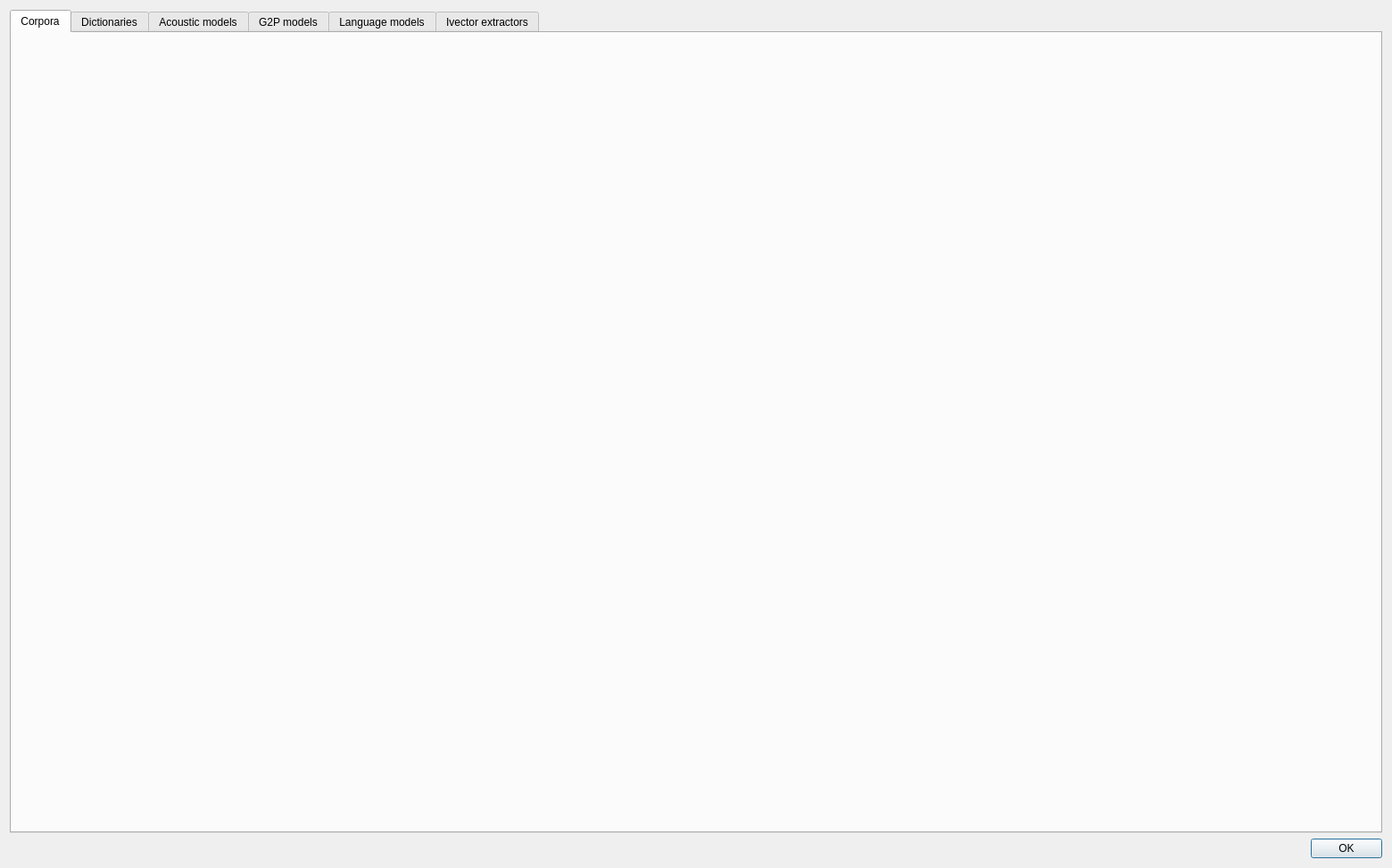
<?xml version="1.0" encoding="UTF-8"?>
<ui version="4.0">
 <class>CorpusManagerDialog</class>
 <widget class="QDialog" name="CorpusManagerDialog">
  <property name="geometry">
   <rect>
    <x>0</x>
    <y>0</y>
    <width>1560</width>
    <height>973</height>
   </rect>
  </property>
  <property name="windowTitle">
   <string>Dialog</string>
  </property>
  <layout class="QVBoxLayout" name="verticalLayout">
   <item>
    <layout class="QHBoxLayout" name="horizontalLayout">
     <item>
      <widget class="QTabWidget" name="tabWidget">
       <property name="currentIndex">
        <number>0</number>
       </property>
       <widget class="QWidget" name="corpusTab">
        <attribute name="title">
         <string>Corpora</string>
        </attribute>
        <layout class="QHBoxLayout" name="horizontalLayout_2">
         <item>
          <widget class="CorpusListWidget" name="corpusListWidget" native="true"/>
         </item>
         <item>
          <widget class="CorpusDetailWidget" name="corpusDetailWidget" native="true"/>
         </item>
        </layout>
       </widget>
       <widget class="QWidget" name="dictionaryTab">
        <attribute name="title">
         <string>Dictionaries</string>
        </attribute>
        <layout class="QHBoxLayout" name="horizontalLayout_3">
         <item>
          <widget class="DictionaryModelListWidget" name="dictionaryListWidget" native="true"/>
         </item>
         <item>
          <widget class="DictionaryModelDetailWidget" name="dictionaryDetailWidget" native="true"/>
         </item>
        </layout>
       </widget>
       <widget class="QWidget" name="acousticModelTab">
        <attribute name="title">
         <string>Acoustic models</string>
        </attribute>
        <layout class="QHBoxLayout" name="horizontalLayout_7">
         <item>
          <widget class="AcousticModelListWidget" name="acousticModelListWidget" native="true"/>
         </item>
         <item>
          <widget class="AcousticModelDetailWidget" name="acousticModelDetailWidget" native="true"/>
         </item>
        </layout>
       </widget>
       <widget class="QWidget" name="g2pModelTab">
        <attribute name="title">
         <string>G2P models</string>
        </attribute>
        <layout class="QHBoxLayout" name="horizontalLayout_4">
         <item>
          <widget class="G2PModelListWidget" name="g2pModelListWidget" native="true"/>
         </item>
         <item>
          <widget class="G2PModelDetailWidget" name="g2pModelDetailWidget" native="true"/>
         </item>
        </layout>
       </widget>
       <widget class="QWidget" name="languageModelTab">
        <attribute name="title">
         <string>Language models</string>
        </attribute>
        <layout class="QHBoxLayout" name="horizontalLayout_5">
         <item>
          <widget class="LanguageModelListWidget" name="languageModelListWidget" native="true"/>
         </item>
         <item>
          <widget class="LanguageModelDetailWidget" name="languageModelDetailWidget" native="true"/>
         </item>
        </layout>
       </widget>
       <widget class="QWidget" name="ivectorExtractorTab">
        <attribute name="title">
         <string>Ivector extractors</string>
        </attribute>
        <layout class="QHBoxLayout" name="horizontalLayout_6">
         <item>
          <widget class="IvectorExtractorListWidget" name="ivectorExtractorListWidget" native="true"/>
         </item>
         <item>
          <widget class="IvectorExtractorDetailWidget" name="ivectorExtractorDetailWidget" native="true"/>
         </item>
        </layout>
       </widget>
      </widget>
     </item>
    </layout>
   </item>
   <item>
    <widget class="QDialogButtonBox" name="buttonBox">
     <property name="orientation">
      <enum>Qt::Horizontal</enum>
     </property>
     <property name="standardButtons">
      <set>QDialogButtonBox::Ok</set>
     </property>
    </widget>
   </item>
  </layout>
 </widget>
 <customwidgets>
  <customwidget>
   <class>CorpusListWidget</class>
   <extends>QWidget</extends>
   <header>anchor.widgets</header>
   <container>1</container>
  </customwidget>
  <customwidget>
   <class>DictionaryModelListWidget</class>
   <extends>QWidget</extends>
   <header>anchor.widgets</header>
   <container>1</container>
  </customwidget>
  <customwidget>
   <class>AcousticModelListWidget</class>
   <extends>QWidget</extends>
   <header>anchor.widgets</header>
   <container>1</container>
  </customwidget>
  <customwidget>
   <class>G2PModelListWidget</class>
   <extends>QWidget</extends>
   <header>anchor.widgets</header>
   <container>1</container>
  </customwidget>
  <customwidget>
   <class>LanguageModelListWidget</class>
   <extends>QWidget</extends>
   <header>anchor.widgets</header>
   <container>1</container>
  </customwidget>
  <customwidget>
   <class>IvectorExtractorListWidget</class>
   <extends>QWidget</extends>
   <header>anchor.widgets</header>
   <container>1</container>
  </customwidget>
  <customwidget>
   <class>CorpusDetailWidget</class>
   <extends>QWidget</extends>
   <header>anchor.widgets</header>
   <container>1</container>
  </customwidget>
  <customwidget>
   <class>AcousticModelDetailWidget</class>
   <extends>QWidget</extends>
   <header>anchor.widgets</header>
   <container>1</container>
  </customwidget>
  <customwidget>
   <class>G2PModelDetailWidget</class>
   <extends>QWidget</extends>
   <header>anchor.widgets</header>
   <container>1</container>
  </customwidget>
  <customwidget>
   <class>LanguageModelDetailWidget</class>
   <extends>QWidget</extends>
   <header>anchor.widgets</header>
   <container>1</container>
  </customwidget>
  <customwidget>
   <class>IvectorExtractorDetailWidget</class>
   <extends>QWidget</extends>
   <header>anchor.widgets</header>
   <container>1</container>
  </customwidget>
  <customwidget>
   <class>DictionaryModelDetailWidget</class>
   <extends>QWidget</extends>
   <header>anchor.widgets</header>
   <container>1</container>
  </customwidget>
 </customwidgets>
 <resources/>
 <connections>
  <connection>
   <sender>buttonBox</sender>
   <signal>accepted()</signal>
   <receiver>CorpusManagerDialog</receiver>
   <slot>accept()</slot>
   <hints>
    <hint type="sourcelabel">
     <x>248</x>
     <y>254</y>
    </hint>
    <hint type="destinationlabel">
     <x>157</x>
     <y>274</y>
    </hint>
   </hints>
  </connection>
  <connection>
   <sender>buttonBox</sender>
   <signal>rejected()</signal>
   <receiver>CorpusManagerDialog</receiver>
   <slot>reject()</slot>
   <hints>
    <hint type="sourcelabel">
     <x>316</x>
     <y>260</y>
    </hint>
    <hint type="destinationlabel">
     <x>286</x>
     <y>274</y>
    </hint>
   </hints>
  </connection>
 </connections>
</ui>
